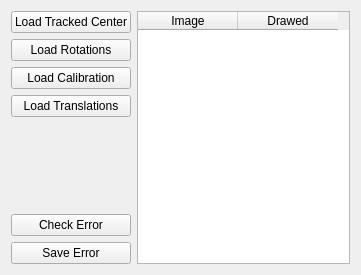
<?xml version="1.0" encoding="UTF-8"?>
<ui version="4.0">
 <class>CheckCalibrationErrorWidget</class>
 <widget class="QWidget" name="CheckCalibrationErrorWidget">
  <property name="geometry">
   <rect>
    <x>0</x>
    <y>0</y>
    <width>361</width>
    <height>275</height>
   </rect>
  </property>
  <property name="windowTitle">
   <string>CheckCalibrationErrorWidget</string>
  </property>
  <layout class="QHBoxLayout" name="horizontalLayout_2">
   <item>
    <layout class="QHBoxLayout" name="horizontalLayout">
     <item>
      <layout class="QVBoxLayout" name="verticalLayout_2">
       <item>
        <widget class="QPushButton" name="loadCenter">
         <property name="text">
          <string>Load Tracked Center</string>
         </property>
        </widget>
       </item>
       <item>
        <widget class="QPushButton" name="loadRotations">
         <property name="text">
          <string>Load Rotations</string>
         </property>
        </widget>
       </item>
       <item>
        <widget class="QPushButton" name="pushButton">
         <property name="text">
          <string>Load Calibration</string>
         </property>
        </widget>
       </item>
       <item>
        <widget class="QPushButton" name="loadTranslations">
         <property name="text">
          <string>Load Translations</string>
         </property>
        </widget>
       </item>
       <item>
        <spacer name="verticalSpacer_3">
         <property name="orientation">
          <enum>Qt::Vertical</enum>
         </property>
         <property name="sizeHint" stdset="0">
          <size>
           <width>20</width>
           <height>40</height>
          </size>
         </property>
        </spacer>
       </item>
       <item>
        <spacer name="verticalSpacer_2">
         <property name="orientation">
          <enum>Qt::Vertical</enum>
         </property>
         <property name="sizeHint" stdset="0">
          <size>
           <width>20</width>
           <height>40</height>
          </size>
         </property>
        </spacer>
       </item>
       <item>
        <spacer name="verticalSpacer">
         <property name="orientation">
          <enum>Qt::Vertical</enum>
         </property>
         <property name="sizeHint" stdset="0">
          <size>
           <width>20</width>
           <height>40</height>
          </size>
         </property>
        </spacer>
       </item>
       <item>
        <widget class="QPushButton" name="checkError">
         <property name="text">
          <string>Check Error</string>
         </property>
        </widget>
       </item>
       <item>
        <widget class="QPushButton" name="pushButton_2">
         <property name="text">
          <string>Save Error</string>
         </property>
        </widget>
       </item>
      </layout>
     </item>
     <item>
      <widget class="QTableWidget" name="tableWidget">
       <property name="minimumSize">
        <size>
         <width>131</width>
         <height>161</height>
        </size>
       </property>
       <column>
        <property name="text">
         <string>Image</string>
        </property>
       </column>
       <column>
        <property name="text">
         <string>Drawed</string>
        </property>
       </column>
      </widget>
     </item>
    </layout>
   </item>
  </layout>
 </widget>
 <layoutdefault spacing="6" margin="11"/>
 <resources/>
 <connections>
  <connection>
   <sender>loadCenter</sender>
   <signal>clicked()</signal>
   <receiver>CheckCalibrationErrorWidget</receiver>
   <slot>loadCenter()</slot>
   <hints>
    <hint type="sourcelabel">
     <x>58</x>
     <y>29</y>
    </hint>
    <hint type="destinationlabel">
     <x>10</x>
     <y>46</y>
    </hint>
   </hints>
  </connection>
  <connection>
   <sender>loadRotations</sender>
   <signal>clicked()</signal>
   <receiver>CheckCalibrationErrorWidget</receiver>
   <slot>loadRotations()</slot>
   <hints>
    <hint type="sourcelabel">
     <x>53</x>
     <y>63</y>
    </hint>
    <hint type="destinationlabel">
     <x>11</x>
     <y>86</y>
    </hint>
   </hints>
  </connection>
  <connection>
   <sender>loadTranslations</sender>
   <signal>clicked()</signal>
   <receiver>CheckCalibrationErrorWidget</receiver>
   <slot>loadTranslations()</slot>
   <hints>
    <hint type="sourcelabel">
     <x>92</x>
     <y>86</y>
    </hint>
    <hint type="destinationlabel">
     <x>122</x>
     <y>108</y>
    </hint>
   </hints>
  </connection>
  <connection>
   <sender>checkError</sender>
   <signal>clicked()</signal>
   <receiver>CheckCalibrationErrorWidget</receiver>
   <slot>checkError()</slot>
   <hints>
    <hint type="sourcelabel">
     <x>60</x>
     <y>169</y>
    </hint>
    <hint type="destinationlabel">
     <x>11</x>
     <y>156</y>
    </hint>
   </hints>
  </connection>
  <connection>
   <sender>pushButton_2</sender>
   <signal>clicked()</signal>
   <receiver>CheckCalibrationErrorWidget</receiver>
   <slot>saveError()</slot>
   <hints>
    <hint type="sourcelabel">
     <x>129</x>
     <y>212</y>
    </hint>
    <hint type="destinationlabel">
     <x>144</x>
     <y>194</y>
    </hint>
   </hints>
  </connection>
  <connection>
   <sender>pushButton</sender>
   <signal>clicked()</signal>
   <receiver>CheckCalibrationErrorWidget</receiver>
   <slot>loadCalibration()</slot>
   <hints>
    <hint type="sourcelabel">
     <x>87</x>
     <y>128</y>
    </hint>
    <hint type="destinationlabel">
     <x>87</x>
     <y>142</y>
    </hint>
   </hints>
  </connection>
 </connections>
 <slots>
  <slot>loadCenter()</slot>
  <slot>loadRotations()</slot>
  <slot>loadTranslations()</slot>
  <slot>checkError()</slot>
  <slot>saveError()</slot>
  <slot>loadCalibration()</slot>
 </slots>
</ui>
